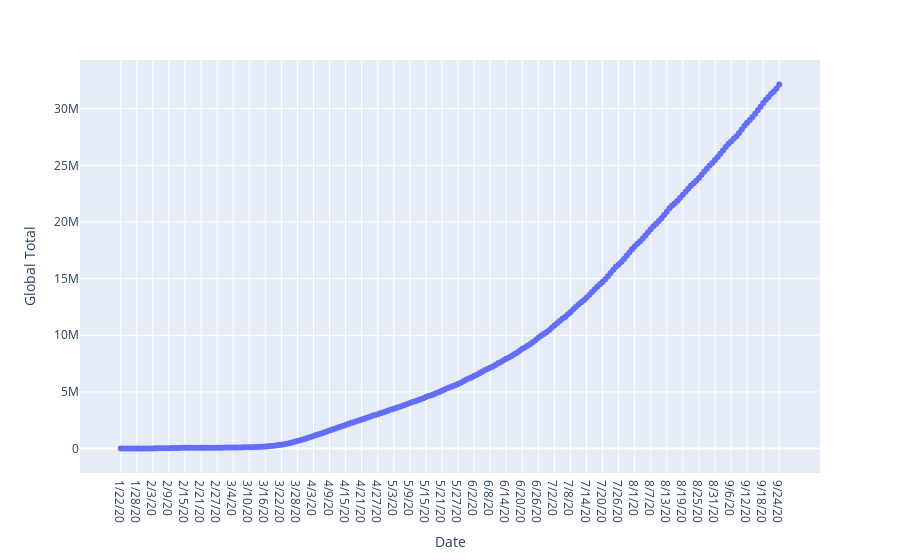

The cell this chart's notebook holds for it:
### Code cell
dfgbConfirmed = pd.read_csv('globalTtl.csv').drop('Unnamed: 0', axis=1)

dfgbConfirmed.head()
fig = px.scatter(dfgbConfirmed, x='Date', y='Global Total')
fig.show()

### Figure 1 — Plotly figure (JSON) as saved in the notebook; plotly's stock layout.template omitted (floating-point values rounded to 4 significant figures; data arrays with more than 128 entries replaced by an {"elided": "..."} marker saying what was removed)
{"data": [{"hovertemplate": "Date=%{x}<br>Global Total=%{y}<extra></extra>", "legendgroup": "", "marker": {"color": "#636efa", "symbol": "circle"}, "mode": "markers", "name": "", "orientation": "v", "showlegend": false, "type": "scatter", "x": {"elided": "247 str values"}, "xaxis": "x", "y": {"elided": "247 int values"}, "yaxis": "y"}], "layout": {"legend": {"tracegroupgap": 0}, "margin": {"t": 60}, "xaxis": {"anchor": "y", "domain": [0, 1], "title": {"text": "Date"}}, "yaxis": {"anchor": "x", "domain": [0, 1], "title": {"text": "Global Total"}}}}
